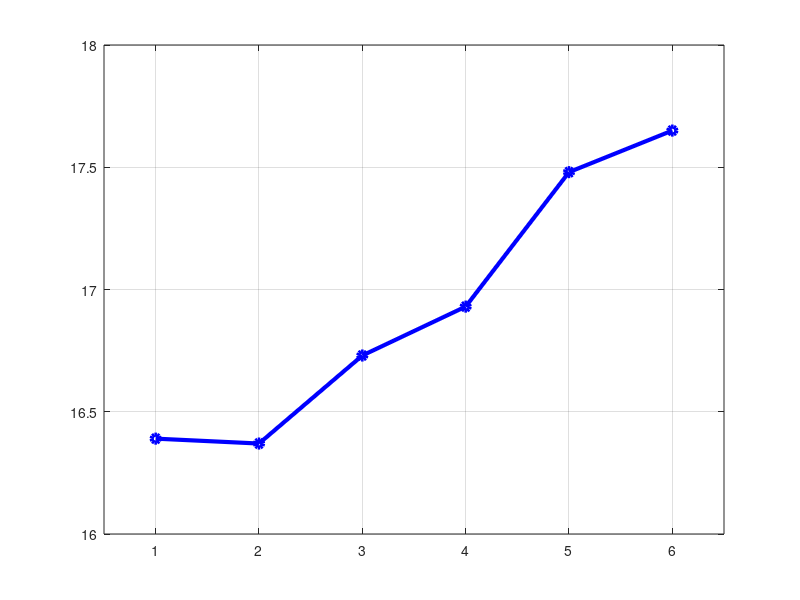

Reproduce this figure in MATLAB.
tbl_ENOB=[4	1000.2	-1.18	-143.06	106.84	17.65,
4	1000.2	-1.18	-143.46	105.84	17.48,
2	1000.2	-1.17	-142.60	102.49	16.93,
2	1000.2	-1.17	-142.14	101.29	16.73,
0	1000.2	-1.18	-137.96	99.16	16.37,
1	1000.2	-1.17	-143.77	99.27	16.39];


figure
plot(flip(tbl_ENOB(:,6)),'bo-','LineWidth',3)
grid
axis([0.5 6.5 16 18])
